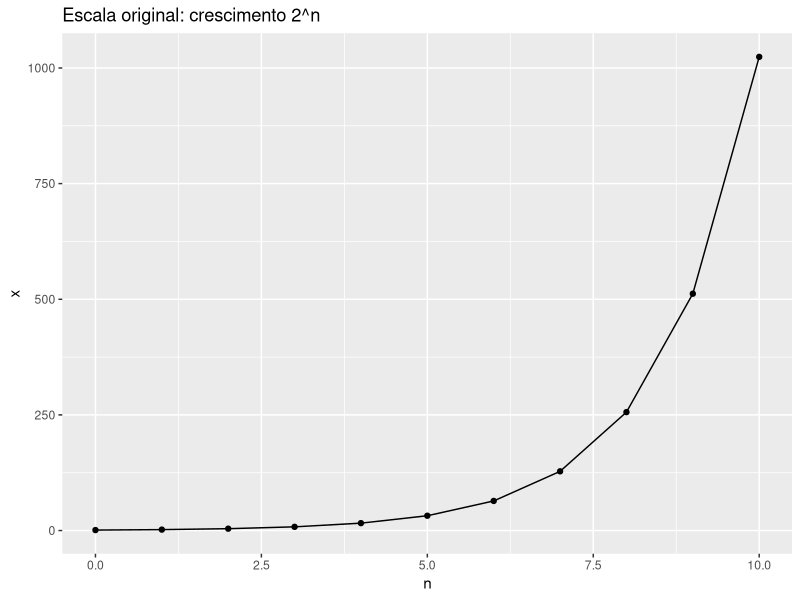
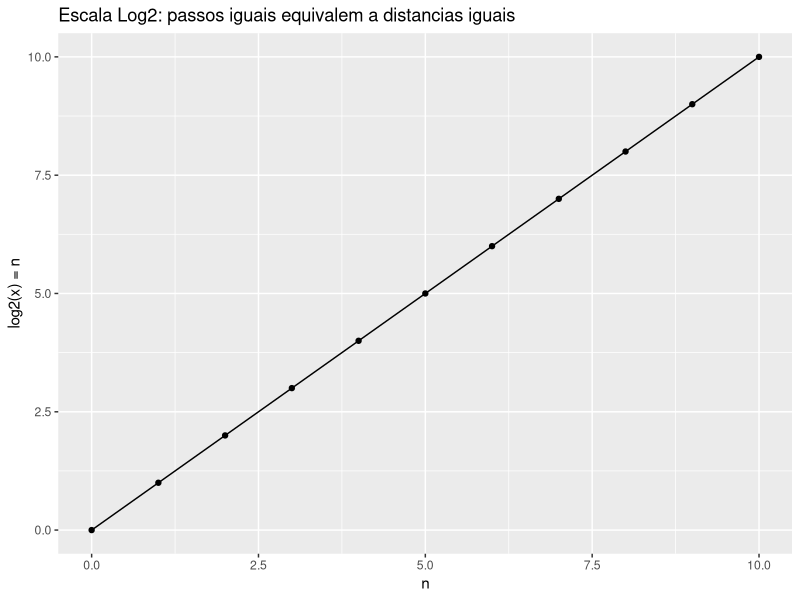

Recreate these plots in R, in order.
library(tidyverse)

# --- 1) dobrando / dividindo log2 ---------------------------------

x <- c(5, 10, 20, 40, 80)
log2(x)
diff(log2(x))

y <- c(80, 40, 20, 10, 5)
diff(log2(y))

# Identidade
a <- 40; b <- 80
log2(b) - log2(a)
log2(b / a)

# --- 2) log10 facil transformacao ----------------------------------

v <- c(10, 100, 1000, 10000)
log10(v)
10^(1:4)


# --- 3) Intuicao visual ------------------------------------

df <- tibble(n = 0:10,
             x = 2^n,
             log2x = n)

ggplot(df, aes(n, x)) +
  geom_point() + geom_line() +
  labs(title = "Escala original: crescimento 2^n",
       x = "n", y = "x")

ggplot(df, aes(n, log2x)) +
  geom_point() + geom_line() +
  labs(title = "Escala Log2: passos iguais equivalem a distancias iguais",
       x = "n", y = "log2(x) = n")
